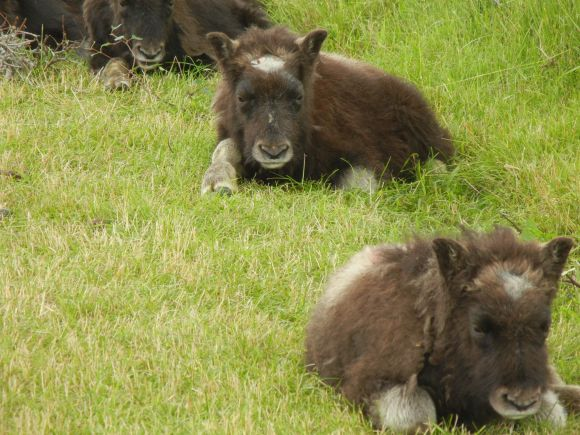
//> input picture ex1/images/Baby-Musk-Ox.jpg, 580 x 435 px
$ ./hough_line ../images/Baby-Musk-Ox.jpg   (built with g++ and OpenCV 4)
//> lines starting //> are read from the running program, lines starting //| are printed output that depends on the picture; after the words box and inside, x2 and y2 are one past the last pixel; in counts of white or black regions, pixels touching at a corner belong together
#include "opencv2/highgui/highgui.hpp"
#include "opencv2/imgproc/imgproc.hpp"

#include <iostream>

using namespace cv;
using namespace std;

void help()
{
 cout << "\nThis program demonstrates line finding with the Hough transform.\n"
         "Usage:\n"
         "./houghlines <image_name>, Default is pic1.jpg\n" << endl;
}

int main(int argc, char** argv)
{
 const char* filename = argc >= 2 ? argv[1] : "pic1.jpg";

 Mat src = imread(filename, CV_LOAD_IMAGE_COLOR);
//> src is the input picture: 435 rows x 580 cols, CV_8UC3; mean B, G, R 74.9, 140, 138.5
 if(src.empty())
 {
     help();
     cout << "can not open " << filename << endl;
     return -1;
 }

 Mat dst, cdst;
 Canny(src, dst, 50, 200, 3);
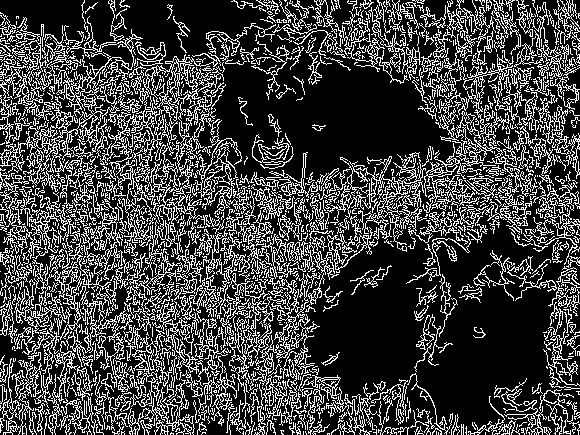
//> dst: 435 rows x 580 cols, CV_8UC1; 25.7% white in thin lines or dots
 cvtColor(dst, cdst, CV_GRAY2BGR);
//> cdst: 435 rows x 580 cols, CV_8UC3; 25.7% white in thin lines or dots

  vector<Vec4i> lines;
  HoughLinesP(dst, lines, 1, CV_PI/180, 50, 50, 10 );
//> lines = 934 lines (x1, y1, x2, y2), first 8: [145, 427, 418, 154], [12, 434, 579, 120], [118, 134, 312, 328], [1, 78, 351, 428], [20, 429, 573, 84], [0, 176, 568, 215], [514, 170, 579, 136], [439, 126, 562, 3]

  for( size_t i = 0; i < lines.size(); i++ )
  {
    Vec4i l = lines[i];
    //line( cdst, Point(l[0], l[1]), Point(l[2], l[3]), Scalar(0,0,255), 3, CV_AA);
    line( src, Point(l[0], l[1]), Point(l[2], l[3]), Scalar(0,0,255), 3, CV_AA);
  }
//> this loop made 934 passes
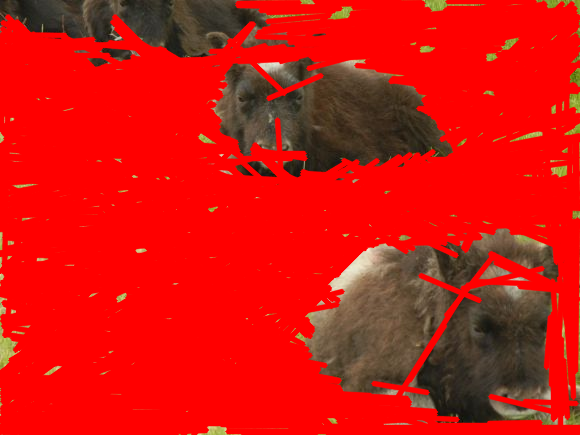
//> src: 435 rows x 580 cols, CV_8UC3; mean B, G, R 14.4, 20.6, 210.9

 // Based on Hough linear transform, we might estimate status to overlay
 putText(src, "Attitude=OK, Alt=OK @ 50 meters", cvPoint(30,30), FONT_HERSHEY_COMPLEX_SMALL, 0.8, cvScalar(250,250,250), 1, CV_AA);
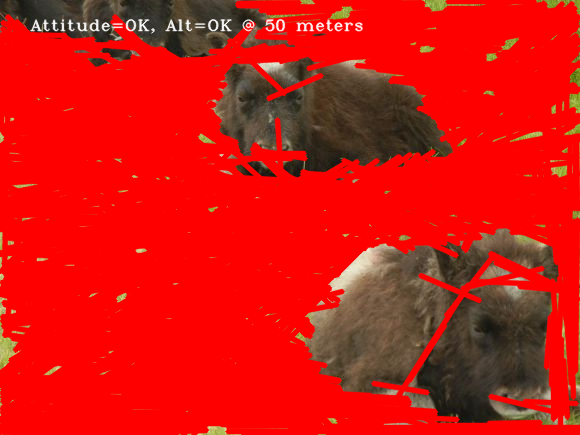
//> src: 435 rows x 580 cols, CV_8UC3; 0.9% of pixels changed, all inside (x1, y1, x2, y2) = (30, 18, 363, 34)

 imshow("source", src);
 waitKey();

 imshow("detected lines", cdst);
 waitKey();

 return 0;
}

$ run again, on ex1/images/Chugach-Mts.jpg
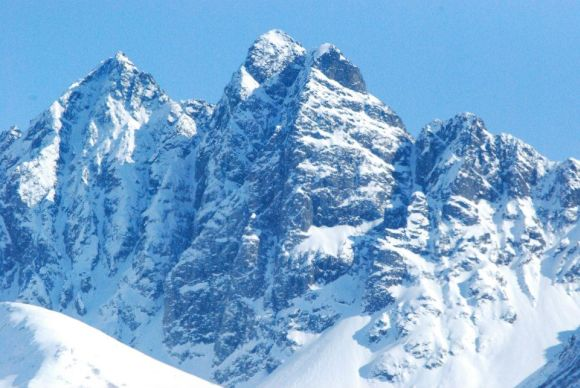
//> input picture ex1/images/Chugach-Mts.jpg, 580 x 388 px
//> src is the input picture: 388 rows x 580 cols, CV_8UC3; mean B, G, R 211.3, 170.2, 123.9
//> `Canny(src, dst, 50, 200, 3);`:
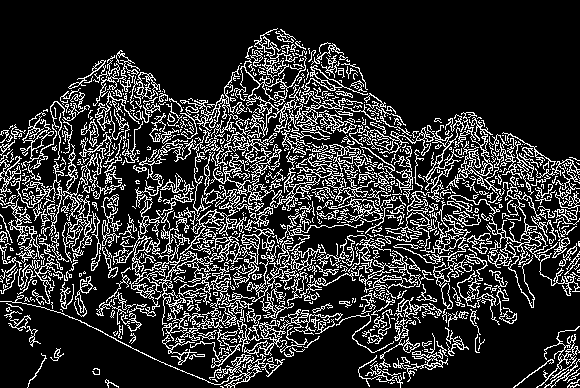
//> dst: 388 rows x 580 cols, CV_8UC1; 18.9% white in thin lines or dots
//> cdst: 388 rows x 580 cols, CV_8UC3; 18.9% white in thin lines or dots
//> lines = 564 lines (x1, y1, x2, y2), first 8: [138, 187, 472, 205], [20, 234, 300, 243], [465, 168, 579, 178], [374, 226, 579, 251], [119, 250, 196, 254], [164, 145, 248, 153], [172, 198, 448, 321], [206, 284, 375, 254]
//> the loop `for( size_t i = 0; i < lines.size(); i++ )` made 564 passes
//> `putText(src, "Attitude=OK, Alt=OK @ 50 meters", cvPoint(30,30), FONT_H..`:
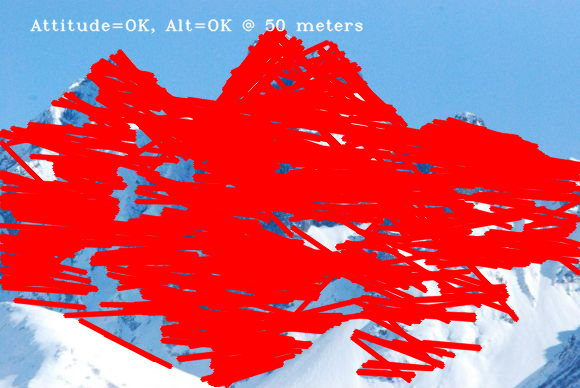
//> src: 388 rows x 580 cols, CV_8UC3; mean B, G, R 109.3, 90.6, 201.5

$ run again, on ex1/images/Cow.jpg
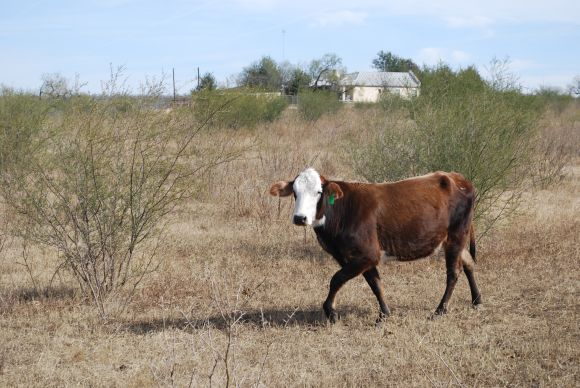
//> input picture ex1/images/Cow.jpg, 580 x 388 px
//> src is the input picture: 388 rows x 580 cols, CV_8UC3; mean B, G, R 133.8, 146.2, 153.8
//> `Canny(src, dst, 50, 200, 3);`:
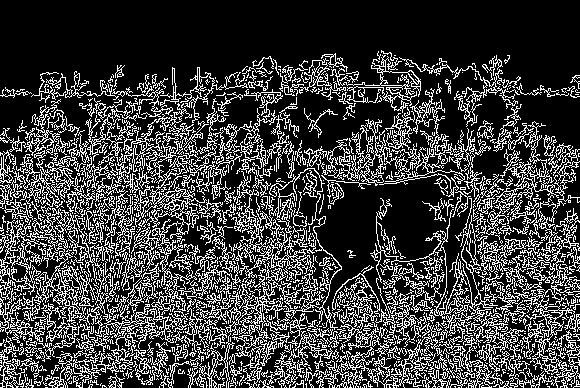
//> dst: 388 rows x 580 cols, CV_8UC1; 24.5% white in thin lines or dots, all inside (x1, y1, x2, y2) = (0, 50, 580, 388)
//> lines = 697 lines (x1, y1, x2, y2), first 8: [447, 319, 525, 313], [194, 256, 500, 355], [4, 386, 257, 133], [33, 289, 114, 294], [187, 274, 579, 386], [1, 201, 434, 317], [73, 378, 290, 286], [0, 180, 181, 236]
//> the loop `for( size_t i = 0; i < lines.size(); i++ )` made 697 passes
//> `putText(src, "Attitude=OK, Alt=OK @ 50 meters", cvPoint(30,30), FONT_H..`:
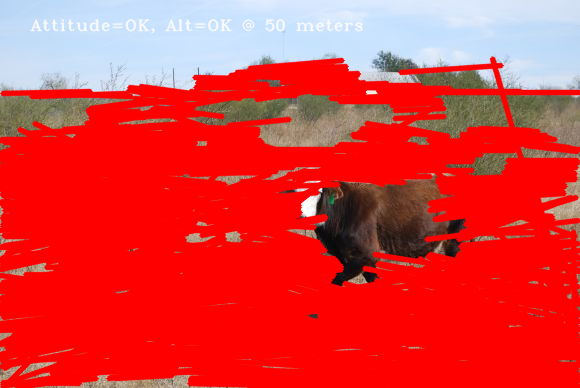
//> src: 388 rows x 580 cols, CV_8UC3; mean B, G, R 62, 60.4, 223.7

$ run again, on ex1/images/Cows.jpg
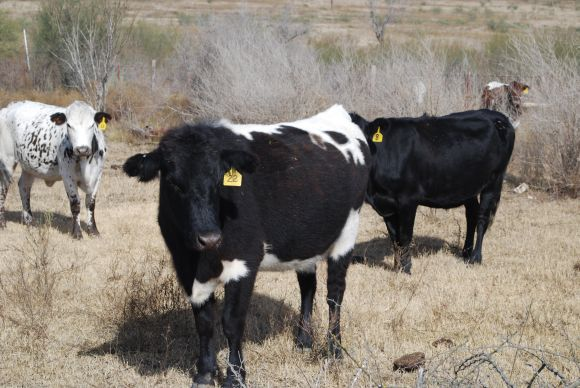
//> input picture ex1/images/Cows.jpg, 580 x 388 px
//> src is the input picture: 388 rows x 580 cols, CV_8UC3; mean B, G, R 115.9, 126, 133.8
//> `Canny(src, dst, 50, 200, 3);`:
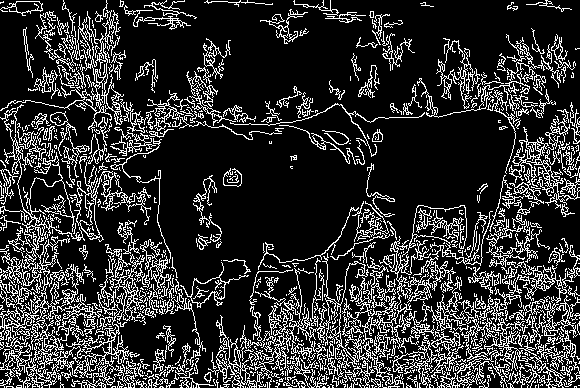
//> dst: 388 rows x 580 cols, CV_8UC1; 19.2% white in thin lines or dots
//> cdst: 388 rows x 580 cols, CV_8UC3; 19.2% white in thin lines or dots
//> lines = 544 lines (x1, y1, x2, y2), first 8: [213, 366, 263, 364], [213, 367, 578, 367], [213, 365, 400, 358], [208, 368, 537, 374], [269, 320, 419, 322], [294, 376, 368, 377], [3, 384, 488, 384], [212, 359, 575, 353]
//> the loop `for( size_t i = 0; i < lines.size(); i++ )` made 544 passes
//> `putText(src, "Attitude=OK, Alt=OK @ 50 meters", cvPoint(30,30), FONT_H..`:
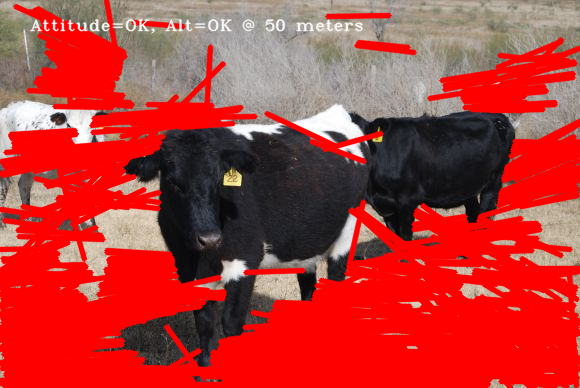
//> src: 388 rows x 580 cols, CV_8UC3; mean B, G, R 57.1, 60.2, 180.6
